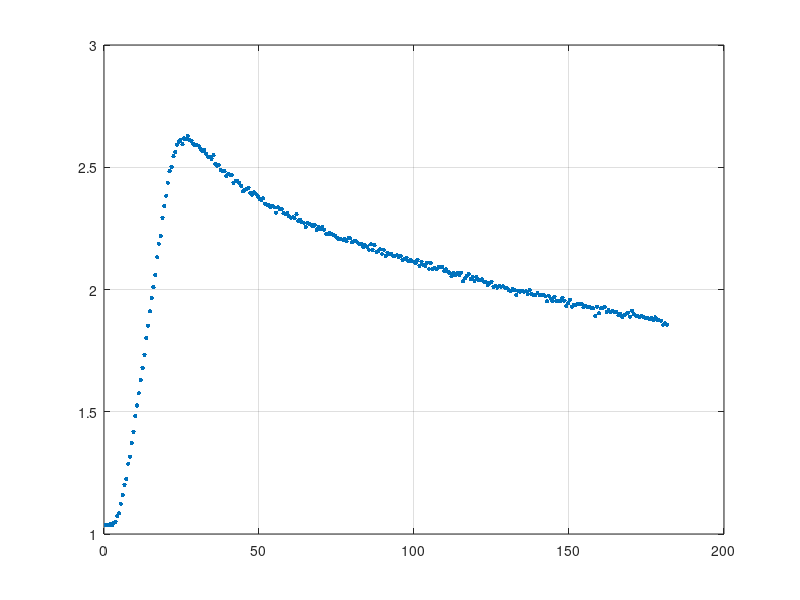
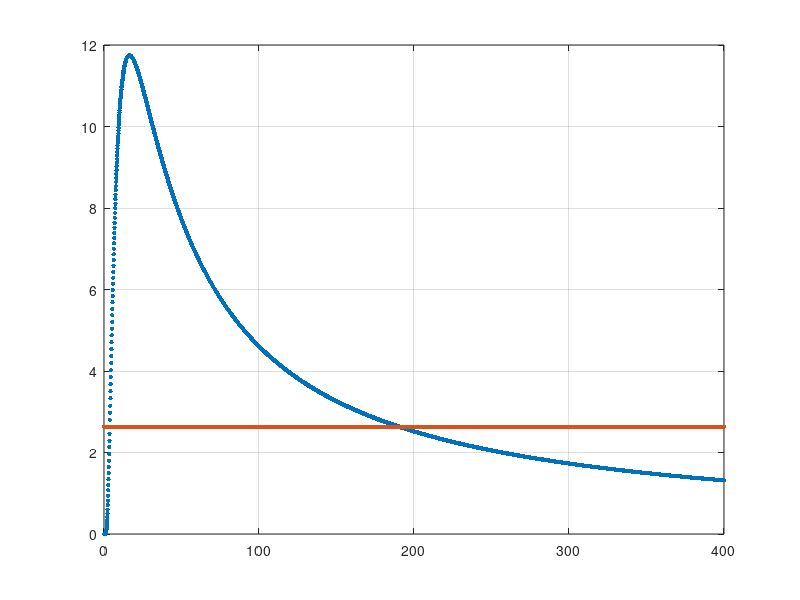

Write the MATLAB code that produced these figures, in order.
clear all;
clc;

%% Task 3
load('task_3_temp_check.mat','T');
T_room = mean(T(1,1:2853))
dT_room = std(T(1,1:2853))
clear T;

%% Task 4
load('task_4_temp_check','T');
T_sat_1 = mean(T(1,8500:11405))
dT_sat_1 = std(T(1,8500:11405))
clear T;

load('task_4_1_temp_check','T');
T_sat_2 = mean(T(1,6000:12000))
dT_sat_2 = std(T(1,6000:12000))
clear T;

%% Task 5-6 (calcolo H0, T1, T2)
load('task_5_temp_check_1.mat');
Vpulse = 3.5;
Vstep = 3;
eps = 18;
T = T - T_room * ones(1, length(T));
H0_1 = (T_sat_1-T_room)/Vstep
H0_2 = (T_sat_2-T_room)/Vstep 
dH0_1 = sqrt(dT_sat_1^2 + dT_room^2)/Vstep
dH0_2 = sqrt(dT_sat_2^2 + dT_room^2)/Vstep

% Trovare massimo
figure();
plot(cm(1,1:300),T, '.', 'markersize', 10); %,'color', '[0.25 0.9 0.25]');
grid on;

%% coordinate del punto di massimo
rp = 2.62816 % trovare a occhio e inserire a mano
tp = 27.05

% Funzione rp = f(T12)
% vettore con T12
T12 = [1,0:0.1:400]; 
% funzione rp = f(T12)
rp_func = Vpulse*H0_1.*exp(-tp./T12).*(exp(eps./T12) - 1);
% plot della funzione con la retta di intersezione
figure();
plot(T12,rp_func, '.', 'markersize', 10);
hold on
plot(T12,rp.*ones(1, length(T12)), '.', 'markersize', 10);
grid on;

%% Trovare a occhio T1 e T2
T1 = 190.81
T2 = 3.6977

%% Task 7
P=(1/3)*((T1+T2)^2)/(T1*T2)-1
I=(1/27)*((T1+T2)^3)/((T1*T2)^2)
Kp=P/H0_1
Ki=I/H0_1

% dP = (1/3)*sqrt((0.0001)^2 + (0.0001))*P;
dP = 0.01;
dKp = sqrt(dP^2 + dH0_1^2)*Kp
% dI = (1/27)*sqrt((0.0001)^3 + (0.0001)^2)*I;
dI = 0.0002;
dKi = sqrt(dI^2 + dH0_1^2)*Ki

%% Task 12
delete T cm Tref
load('task_12_pid_control.mat');

% Rapporto sperimentale prima reference temperature
Tas1 = mean(T(327:483)) - T_room;
dTas1 = sqrt(std(T(327:483))^2+dT_room^2);
Tref1 = Tref(327) - T_room
dTref1 = dT_room;
Rapp1 = Tas1/Tref1
dRapp1 = sqrt((dTas1/Tref1)^2 + ((Tas1/Tref1^2)*dTref1)^2)

% Rapporto sperimentale seconda reference temperature
Tas2 = mean(T(1183:1500)) - T_room;
dTas2 = sqrt(std(T(1183:1500))^2+dT_room^2);
Tref2 = Tref(1400) - T_room;
dTref2 = dT_room;
Rapp2 = Tas2/Tref2
dRapp2 = sqrt((dTas2/Tref2)^2 + ((Tas2/Tref2^2)*dTref2)^2)

% Rapporto teorico
RapTeo = Kp/(H0_1^(-1) + Kp)
dRapTeo = sqrt((H0_1/(1+Kp*H0_1)^2*dKp)^2+(Kp/(1+Kp*H0_1)^2*dH0_1)^2)

% Residui per compatibilità
Res1 = abs(Rapp1 - RapTeo);
dRes1 = sqrt(dRapp1^2+dRapTeo^2);
Res2 = abs(Rapp2 - RapTeo);
dRes2 = sqrt(dRapp2^2+dRapTeo^2);
